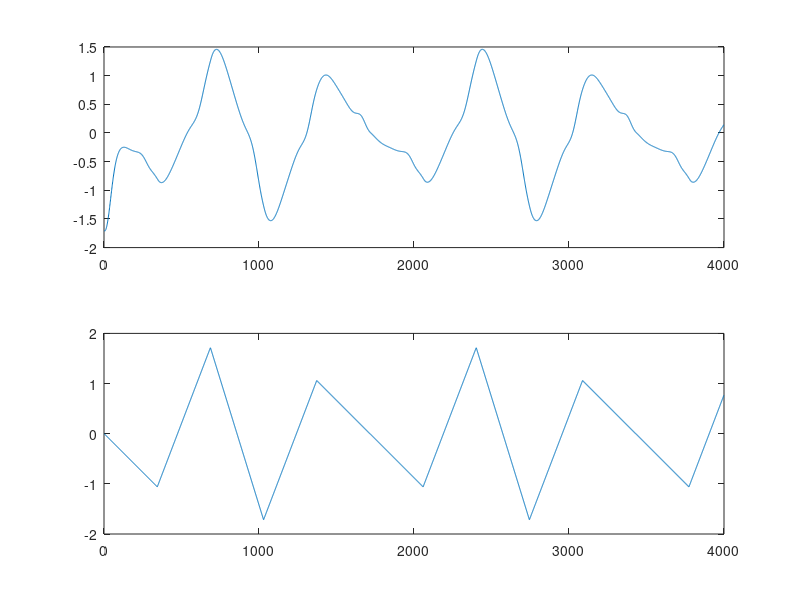
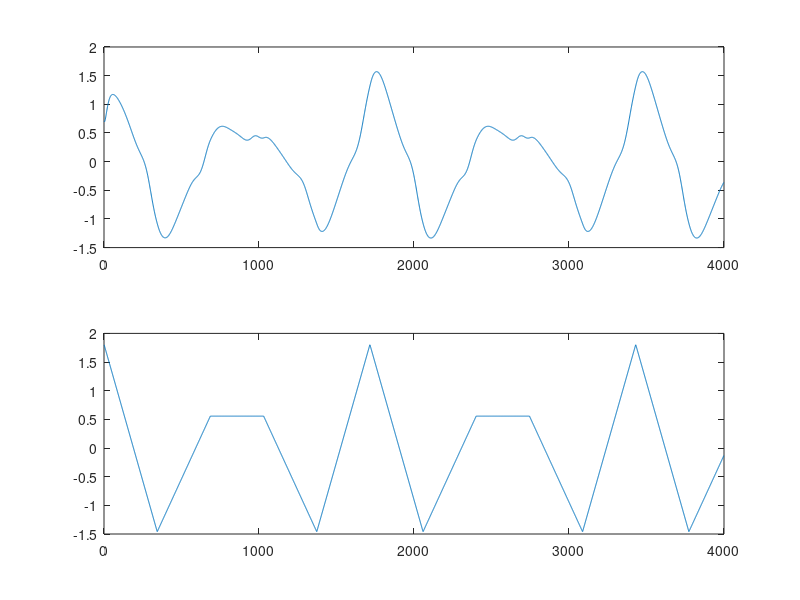
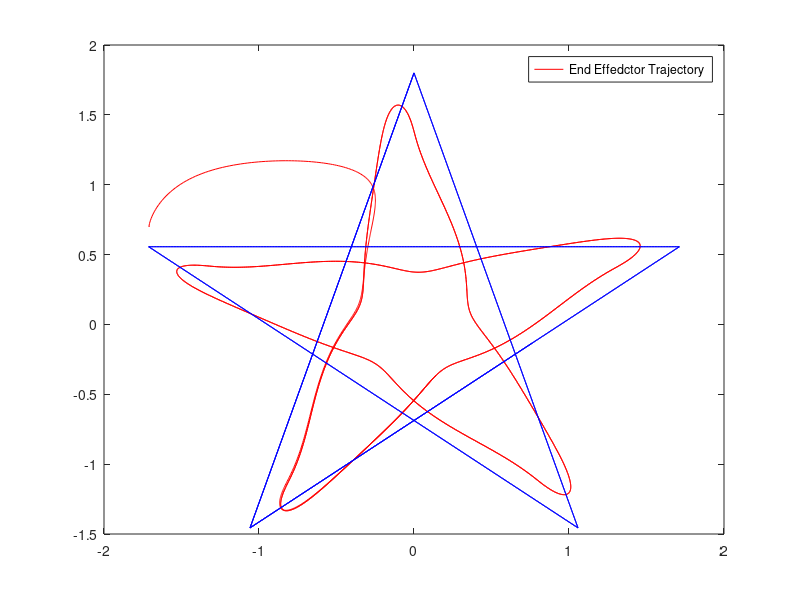

Recreate these plots in MATLAB, in order.
clc;clear;
load('End_Effector_data');

Traj = [traj_x(1,:)',traj_y(1,:)'];
End_Efftor = [EndEff_x(1,:)',EndEff_y(1,:)'];
% iterlen = size(Traj);
% iterlen = iterlen(1,1);
diff_x = EndEff_x - traj_x;
diff_y = EndEff_y - traj_y;
RMS_x = rms(diff_x);
RMS_y = rms(diff_y);

figure(1);
subplot(2,1,1);
plot(EndEff_x);
subplot(2,1,2);
plot(traj_x);

figure(2);
subplot(2,1,1);
plot(EndEff_y);
subplot(2,1,2);
plot(traj_y);

figure(3);
plot(End_Efftor(:,1),End_Efftor(:,2),'r');
legend('Ideal Trajecotry');
hold on;
plot(Traj(:,1),Traj(:,2),'b');
legend('End Effedctor Trajectory');





